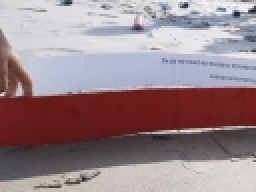
//> input picture AlgoritmosGeneticos/Pictures/c3/img_210.png, 128 x 96 px (shown 2 times larger)
$ ./main   (built with g++ and OpenCV 4)
//> lines starting //> are read from the running program, lines starting //| are printed output that depends on the picture
/*
 * Academic License - for use in teaching, academic research, and meeting
 * course requirements at degree granting institutions only.  Not for
 * government, commercial, or other organizational use.
 *
 * classifyImage.c
 *
 * Code generation for function 'classifyImage'
 *
 */

/* Include files */
#include "/home/agustin/Code/Matlab/ClasesDoc/AlgoritmosGeneticos/codegen/lib/classifyImage/detectObjectCPP/classifyImage.h"
#include <math.h>
#include <opencv2/opencv.hpp>
#include <stdio.h>
#include <stdlib.h>
#include <string.h>

using namespace std;
using namespace cv;

const double myNetwork[190] =
    {
        -0.000714517494493762, -0.382282751401072, -0.0651423257251430, 0.00210083436089171, 1.01435860524299, -1.63856350949947, -0.00595799496756799, -0.638022258613817, 0.00496265109841017, 1.56693870355804, 0.00111247315431267, -0.0114135689402448, 0.00903027706868129, -1.11059124229584, -3.04476846859938, 1.32550084029287, 1.94017066543415, -2.85510028850632, 0.00224556663986284, -0.799593831988099, 1.70314523758833, -0.000122058402210541, 0.000112373677409566, -0.883406860968865, 0.00219320674672233, 0.00319711321070062, 0.00653043525436664, -0.00782323256353990, -0.0220348897832777, -1.37760740210187, 0.743939547326502, -0.000264142451251041, -0.0101829159591027, 0.00146661194600747, -3.35811652101438, -0.00281563443310201, -2.71133495035006, -0.271235438413085, -0.645650352684419, -0.00335536482867785, 1.15337114516134, 0.00363556640357079, 0.00461256365729232, -1.40131470097624, -0.0407731639206119, 0.260533891827677, 0.00197765859870142, -1.21521427214198, -0.238976102269815, -0.0129560711443235, -1.03206504247154, 2.42178360311068, 0.000258393070897759, -0.00761303750041698, 0.00467613909228783, -1.54720252843334, -0.0202040942823233, -0.872959059950898, 0.00414499206160137, 1.27144001138401, -0.00457699413554704, 0.0127232799828312, -0.0159306461785079, 0.0226320841501821, 0.00196305383239475, -0.000149554687198621, -0.857559712120811, -0.159030716930868, -0.00900992278742376, -0.00923076602473342, -0.267968971291119, 0.000701356416319548, -0.0623720511422376, -0.0531701974857788, -0.0195231491541267, 0.0222815350331330, -0.0119577419673332, -0.000328428868794014, -0.0330256793865676, -3.31693037319439e-06, -1.58252937116903, 0.0582988443573022, -0.812580983373174, 0.00519475253066624, 0.644438691799240, -1.17236181163564, 0.405212481029474, 1.35609604934409, 0.705365402286983, -0.841228787943069, 0.0194676949868342, -1.57953696932469, 0.529788596486042, -0.00197929406849372, 1.26806929831159, -0.906498568205155, 0.473636754683785, -0.0776634914454591, -4.51134515619830e-05, 0.327082521342065, 2.81812128402619, -1.07452893234820, 0.661056107067874, 0.0338192406934121, 0.0204261117846353, 0.660990710100850, -0.709352106764142, -0.0441795617360916, 1.21929320956662, -0.000158578474069548, 1.05357097800438, 0.591368965234355, -0.00851089556871052, -0.0125029748702220, -0.242878105456532, -0.0402771168344066, 0.0799486386162004, -0.00345595218425734, -0.000457627954814431, -0.957707258246977, -0.00151861024891058, -0.787931894000903, 0.00695186356465840, -0.00160232252864808, 0.0131483386757690, 1.55020308741514, 0.400906597879831, 0.0317995655282348, 0.00106636092752605, 0.0351094871978930, -0.00840090845223394, -1.38933056339833, 1.02558469383700, -0.0726923392409117, -0.113636847891485, 0.0592029775036201, -0.843615024012117, -1.80906780713657, -1.25760020461805, 0.0607432946016296, 2.08037495667328, 3.95607722105619e-05, -6.16866371763030e-05, -0.000941241712663057, -0.303110267152517, 0.239032794356834, -3.15466733891067, 0.0641093791614267, -0.00512864654571240, 1.22227242351378, 1.25056870410901, 0.00497430301689734, -0.000581467249393908, -0.517395898959843, -0.215707191939006, 0.00204090309260518, 0.0165212553359181, 8.29650816001296e-05, -0.0521483447046643, 0.129922461892052, 1.54363972354499, 1.24791691192413, 0.508954874636231, -0.464677695499374, 0.868523184101042, -0.784082039938669, 1.09278953421195, -0.756139464316385, -0.330297192329072, 0.970297820612084, -0.765826113607305, 0.990927259488444, -0.524420177795245, -0.0181310372137045, 0.866890848757905, 0.841473253608118, -0.000191214243908648, -9.30676023464940e-07, 1.02765236171400, 5.31516032886057e-05, 0.237365940553492, -1.68379949145173, -0.000416461513431278, 0.000170778891412622, -2.90288711483971, 0.418576225317532, 1.99996972617009, 1.68389865350527, -1.76419451181903, 0.960760317621250};

/* Function Definitions */
double classifyImage(const unsigned char myImage[7500]) {
    double x[7500];
    double b_myNetwork[160];
    double pp[16];
    double b_v5_tmp;
    double v5;
    double v6;
    double v7;
    int b_v1;
    int b_v2;
    int v1;
    int v2;
    int v3;
    int v5_tmp;
    int v5_tmp_tmp;
    int v8;
    for (v8 = 0; v8 < 7500; v8++) {
        x[v8] = (double)myImage[v8] / 255.0 - 0.5;
    }
    /* variables */
    /* init stage 1 */
    for (v1 = 0; v1 < 23; v1++) {
        b_v1 = (v1 << 1) + 2;
        for (v2 = 0; v2 < 23; v2++) {
            b_v2 = (v2 << 1) + 2;
            v5 = 0.0;
            v6 = 0.0;
            v7 = 0.0;
            v8 = 181;
            /* for v3 = 1:maskH */
            /* for v4 = 1:maskW */
            for (v3 = 0; v3 < 3; v3++) {
                v5_tmp_tmp = b_v1 + v3;
                v5_tmp = v5_tmp_tmp + 50 * (b_v2 - 1);
                v5 += x[v5_tmp - 1] * myNetwork[v8];
                v6 += x[v5_tmp + 2499] * myNetwork[v8];
                v7 += x[v5_tmp + 4999] * myNetwork[v8];
                v5_tmp = v5_tmp_tmp + 50 * b_v2;
                b_v5_tmp = myNetwork[v8 + 1];
                v5 += x[v5_tmp - 1] * b_v5_tmp;
                v6 += x[v5_tmp + 2499] * b_v5_tmp;
                v7 += x[v5_tmp + 4999] * b_v5_tmp;
                v5_tmp = v5_tmp_tmp + 50 * (b_v2 + 1);
                b_v5_tmp = myNetwork[v8 + 2];
                v5 += x[v5_tmp - 1] * b_v5_tmp;
                v6 += x[v5_tmp + 2499] * b_v5_tmp;
                v7 += x[v5_tmp + 4999] * b_v5_tmp;
                v8 += 3;
            }
            v8 = b_v1 + 50 * b_v2;
            x[v8] = v5;
            x[v8 + 2500] = v6;
            x[v8 + 5000] = v7;
        }
    }
    /* tabla de 4 x 4 */
    memset(&pp[0], 0, 16U * sizeof(double));
    v8 = 0;
    for (v1 = 0; v1 < 4; v1++) {
        b_v1 = v1 * 12;
        for (v2 = 0; v2 < 4; v2++) {
            b_v2 = v2 * 12;
            v5 = x[b_v1 + 50 * b_v2];
            for (v3 = 2; v3 < 433; v3++) {
                v5 += x[((b_v1 + (v3 - 1) % 12) + 50 * (b_v2 + (v3 - 1) / 12 % 12)) +
                        2500 * ((v3 - 1) / 144)];
            }
            pp[v8 + v2] = v5;
        }
        v8 += 4;
    }
    /*  end stage 1 */
    for (v8 = 0; v8 < 16; v8++) {
        pp[v8] *= 0.01;
    }
    memcpy(&b_myNetwork[0], &myNetwork[0], 160U * sizeof(double));
    v5 = 0.0;
    for (v3 = 0; v3 < 10; v3++) {
        v6 = 0.0;
        for (v8 = 0; v8 < 16; v8++) {
            v6 += b_myNetwork[v3 + 10 * v8] * pp[v8];
        }
        v5 +=
            myNetwork[v3 + 160] * (1.0 / (exp(-(v6 + myNetwork[v3 + 170])) + 1.0));
    }
    return v5 + myNetwork[180];
}

int main() {
    Mat image;
    image = imread("/home/agustin/Code/Matlab/ClasesDoc/AlgoritmosGeneticos/Pictures/c3/img_210.png");
//> image is the input picture: 96 rows x 128 cols, CV_8UC3; mean B, G, R 139.1, 133.5, 152.9
    if (!image.data) {
        printf("No image data \n");
        return -1;
    }
    namedWindow("Display Image", WINDOW_AUTOSIZE);
    imshow("Display Image", image);
    waitKey(0);

    resize(image, image, Size(50, 50));
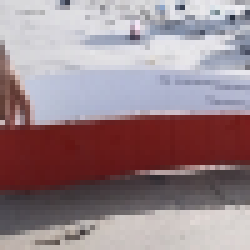
//> image: 50 rows x 50 cols, CV_8UC3 (shown 5 times larger); mean B, G, R 139.1, 133.4, 152.8

    // Cambiar a formato MATLAB
    unsigned char myImageVector[7500];
    int contador = 0;
    for (int i = 0; i < 50; i++) {
        for (int j = 0; j < 50; j++) {
            myImageVector[contador] = image.at<cv::Vec3b>(j, i)[2];
            contador++;
        }
    }
//> this loop made 50 passes
//> contador on passes 1 to 12: 50, 100, 150, 200, 250, 300, 350, 400, 450, 500, 550, 600
//> after the loop, myImageVector = 7500 values, max 247 at index 1355, min 0 at index 2500, mean 50.93; contador = 2500
    for (int i = 0; i < 50; i++) {
        for (int j = 0; j < 50; j++) {
            myImageVector[contador] = image.at<cv::Vec3b>(j, i)[1];
            contador++;
        }
    }
//> this loop made 50 passes
//> contador on passes 1 to 12: 2550, 2600, 2650, 2700, 2750, 2800, 2850, 2900, 2950, 3000, 3050, 3100
//> after the loop, myImageVector = 7500 values, max 247 at index 1355, min 0 at index 5000, mean 95.4; contador = 5000
    for (int i = 0; i < 50; i++) {
        for (int j = 0; j < 50; j++) {
            myImageVector[contador] = image.at<cv::Vec3b>(j, i)[0];
            contador++;
        }
    }
//> this loop made 50 passes
//> contador on passes 1 to 12: 5050, 5100, 5150, 5200, 5250, 5300, 5350, 5400, 5450, 5500, 5550, 5600
//> after the loop, myImageVector = 7500 values, max 247 at index 1355, min 19 at index 5729, mean 141.8; contador = 7500

    double y = classifyImage(myImageVector);
//> after the loop in classifyImage, `for (v8 = 0; v8 < 7500; v8++)`: x = 7500 values, max 0.469 at index 1355, min -0.425 at index 5729, mean 0.0559
//> the loop in classifyImage, `for (v1 = 0; v1 < 23; v1++)` made 23 passes
//> (v5, v6, v7, v8, v5_tmp_tmp) on passes 1 to 12: (0.047, -0.000732, -0.0422, 2302, 4), (0.187, 0.107, -0.0246, 2304, 6), (-0.223, -0.222, -0.362, 2306, 8), (-0.654, -0.632, -0.563, 2308, 10), (-0.522, -0.483, -0.462, 2310, 12), (-0.128, -0.189, -0.329, 2312, 14), (-0.258, -0.281, -0.366, 2314, 16), (-0.434, -0.449, -0.529, 2316, 18), (-0.00265, 0.00228, -0.159, 2318, 20), (-0.121, -0.174, -0.3, 2320, 22), (-0.541, -0.744, -0.93, 2322, 24), (0.00669, 0.349, 0.327, 2324, 26)
//> after the loop in classifyImage, `for (v1 = 0; v1 < 23; v1++)`: b_v2 = 46; v5 = -0.42; v6 = -0.405; v7 = -0.386; v8 = 2346; v5_tmp_tmp = 48; x = 7500 values, max 1.74 at index 5218, min -1.82 at index 5224, mean 0.0372
//> the loop in classifyImage, `for (v1 = 0; v1 < 4; v1++)` made 4 passes
//> v5 on passes 1 to 4: 55.07, 11.75, -46.5, 41.23
//> after the loop in classifyImage, `for (v1 = 0; v1 < 4; v1++)`: b_v2 = 36; v5 = 41.23; pp = [83.01, 68.77, 60.46, 55.07, 37.88, 40.64, 21.81, 11.75, -69.57, -72.86, -50.97, -46.5, -21.62, 5.66, 29.15, 41.23]; v8 = 16
//> the loop in classifyImage, `for (v8 = 0; v8 < 16; v8++)` made 16 passes
//> the loop in classifyImage, `for (v3 = 0; v3 < 10; v3++)` made 10 passes
//> (v6, v5) on passes 1 to 10: (1.71, 1.11), (2.14, 2.31), (-0.16, 2.48), (-2.06, 2.43), (-4.57, 2.45), (-0.0791, 1.91), (-1.71, 2.08), (-4.45, 2.07), (-1.66, 1.96), (1.62, 2.77)
//> after the loop in classifyImage, `for (v3 = 0; v3 < 10; v3++)`: v6 = 1.62; v5 = 2.77
//> y = 3
    printf("%f\n", y);
//| 3.004192
    return 0;
}

/* End of code generation (classifyImage.c) */

$ run again, with AlgoritmosGeneticos/Pictures/c3/img_211.png copied over AlgoritmosGeneticos/Pictures/c3/img_210.png
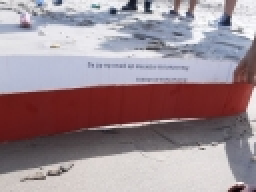
//> input picture AlgoritmosGeneticos/Pictures/c3/img_211.png, 128 x 96 px (shown 2 times larger)
//> image is the input picture: 96 rows x 128 cols, CV_8UC3; mean B, G, R 146.9, 140.3, 157.1
//> `resize(image, image, Size(50, 50));`:
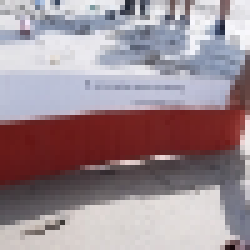
//> image: 50 rows x 50 cols, CV_8UC3 (shown 5 times larger); mean B, G, R 146.9, 140.3, 157
//> the loop `for (int i = 0; i < 50; i++)` made 50 passes
//> contador on passes 1 to 8: 50, 100, 150, 200, 250, 300, 350, 400
//> after the loop `for (int i = 0; i < 50; i++)`: myImageVector = 7500 values, max 250 at index 2356, min 0 at index 2500, mean 52.34; contador = 2500
//> the loop `for (int i = 0; i < 50; i++)` made 50 passes
//> contador on passes 1 to 8: 2550, 2600, 2650, 2700, 2750, 2800, 2850, 2900
//> after the loop `for (int i = 0; i < 50; i++)`: myImageVector = 7500 values, max 250 at index 2356, min 0 at index 5000, mean 99.09; contador = 5000
//> the loop `for (int i = 0; i < 50; i++)` made 50 passes
//> contador on passes 1 to 8: 5050, 5100, 5150, 5200, 5250, 5300, 5350, 5400
//> after the loop `for (int i = 0; i < 50; i++)`: myImageVector = 7500 values, max 253 at index 6904, min 7 at index 4849, mean 148.1; contador = 7500
//> after the loop in classifyImage, `for (v8 = 0; v8 < 7500; v8++)`: x = 7500 values, max 0.492 at index 6904, min -0.473 at index 4849, mean 0.0806
//> the loop in classifyImage, `for (v1 = 0; v1 < 23; v1++)` made 23 passes
//> (v5, v6, v7, v8, v5_tmp_tmp) on passes 1 to 8: (0.902, 1.17, 1.2, 2302, 4), (-0.391, -0.32, -0.319, 2304, 6), (-0.379, -0.379, -0.443, 2306, 8), (-0.82, -0.825, -0.888, 2308, 10), (-0.324, -0.404, -0.545, 2310, 12), (-0.148, -0.196, -0.326, 2312, 14), (0.185, -0.0268, -0.237, 2314, 16), (-0.595, -0.788, -1.05, 2316, 18)
//> after the loop in classifyImage, `for (v1 = 0; v1 < 23; v1++)`: b_v2 = 46; v5 = -1.11; v6 = -1.07; v7 = -1.02; v8 = 2346; v5_tmp_tmp = 48; x = 7500 values, max 2.24 at index 2206, min -1.74 at index 2104, mean 0.0507
//> the loop in classifyImage, `for (v1 = 0; v1 < 4; v1++)` made 4 passes
//> v5 on passes 1 to 4: 64.67, -13.17, -29.39, 40.97
//> after the loop in classifyImage, `for (v1 = 0; v1 < 4; v1++)`: b_v2 = 36; v5 = 40.97; pp = [75.68, 60.93, 21.06, 64.67, 55.82, 17.02, 7.61, -13.17, -80.59, -46.03, -37.71, -29.39, 5.93, 54.05, 63.97, 40.97]; v8 = 16
//> the loop in classifyImage, `for (v8 = 0; v8 < 16; v8++)` made 16 passes
//> the loop in classifyImage, `for (v3 = 0; v3 < 10; v3++)` made 10 passes
//> (v6, v5) on passes 1 to 8: (3.08, 1.4), (0.234, 2.37), (0.678, 2.64), (-1.9, 2.58), (-4.66, 2.6), (0.848, 1.94), (-3.38, 1.98), (-5.21, 1.97)
//> after the loop in classifyImage, `for (v3 = 0; v3 < 10; v3++)`: v6 = 2.29; v5 = 2.78
//> y = 3.02
//| 3.017498

$ run again, with AlgoritmosGeneticos/Pictures/c3/img_212.png copied over AlgoritmosGeneticos/Pictures/c3/img_210.png
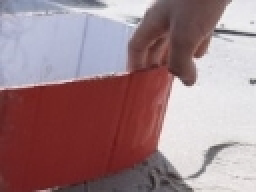
//> input picture AlgoritmosGeneticos/Pictures/c3/img_212.png, 128 x 96 px (shown 2 times larger)
//> image is the input picture: 96 rows x 128 cols, CV_8UC3; mean B, G, R 133, 128.2, 158
//> `resize(image, image, Size(50, 50));`:
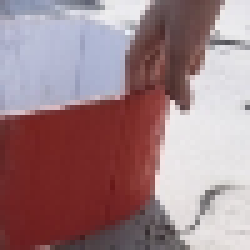
//> image: 50 rows x 50 cols, CV_8UC3 (shown 5 times larger); mean B, G, R 133, 128.2, 158
//> the loop `for (int i = 0; i < 50; i++)` made 50 passes
//> contador on passes 1 to 8: 50, 100, 150, 200, 250, 300, 350, 400
//> after the loop `for (int i = 0; i < 50; i++)`: myImageVector = 7500 values, max 249 at index 1585, min 0 at index 2500, mean 52.67; contador = 2500
//> the loop `for (int i = 0; i < 50; i++)` made 50 passes
//> contador on passes 1 to 8: 2550, 2600, 2650, 2700, 2750, 2800, 2850, 2900
//> after the loop `for (int i = 0; i < 50; i++)`: myImageVector = 7500 values, max 249 at index 1585, min 0 at index 5000, mean 95.41; contador = 5000
//> the loop `for (int i = 0; i < 50; i++)` made 50 passes
//> contador on passes 1 to 8: 5050, 5100, 5150, 5200, 5250, 5300, 5350, 5400
//> after the loop `for (int i = 0; i < 50; i++)`: myImageVector = 7500 values, max 249 at index 1585, min 24 at index 3637, mean 139.7; contador = 7500
//> after the loop in classifyImage, `for (v8 = 0; v8 < 7500; v8++)`: x = 7500 values, max 0.476 at index 1585, min -0.406 at index 3637, mean 0.048
//> the loop in classifyImage, `for (v1 = 0; v1 < 23; v1++)` made 23 passes
//> (v5, v6, v7, v8, v5_tmp_tmp) on passes 1 to 8: (-0.525, -0.517, -0.483, 2302, 4), (-0.534, -0.519, -0.582, 2304, 6), (-0.571, -0.571, -0.566, 2306, 8), (0.105, 0.103, 0.0783, 2308, 10), (-0.197, -0.195, -0.257, 2310, 12), (-0.465, -0.453, -0.509, 2312, 14), (-0.516, -0.51, -0.536, 2314, 16), (-0.488, -0.483, -0.515, 2316, 18)
//> after the loop in classifyImage, `for (v1 = 0; v1 < 23; v1++)`: b_v2 = 46; v5 = -0.483; v6 = -0.466; v7 = -0.459; v8 = 2346; v5_tmp_tmp = 48; x = 7500 values, max 2.05 at index 6538, min -1.74 at index 6306, mean 0.0391
//> the loop in classifyImage, `for (v1 = 0; v1 < 4; v1++)` made 4 passes
//> v5 on passes 1 to 4: 47.11, 93.39, 73.61, 59.26
//> after the loop in classifyImage, `for (v1 = 0; v1 < 4; v1++)`: b_v2 = 36; v5 = 59.26; pp = [58.13, 60.21, -34.01, 47.11, 24.49, -5.01, -37.24, 93.39, -59.04, -44.5, 49.92, 73.61, -59.81, -46.09, 23.67, 59.26]; v8 = 16
//> the loop in classifyImage, `for (v8 = 0; v8 < 16; v8++)` made 16 passes
//> the loop in classifyImage, `for (v3 = 0; v3 < 10; v3++)` made 10 passes
//> (v6, v5) on passes 1 to 8: (4.2, 1.5), (1.33, 2.63), (0.00214, 2.82), (-1.03, 2.7), (-4.12, 2.73), (0.505, 2.11), (-1.14, 2.38), (-2.37, 2.31)
//> after the loop in classifyImage, `for (v3 = 0; v3 < 10; v3++)`: v6 = 0.796; v5 = 2.72
//> y = 2.95
//| 2.953272

$ run again, with AlgoritmosGeneticos/Pictures/c3/img_213.png copied over AlgoritmosGeneticos/Pictures/c3/img_210.png
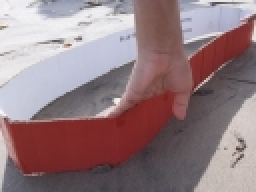
//> input picture AlgoritmosGeneticos/Pictures/c3/img_213.png, 128 x 96 px (shown 2 times larger)
//> image is the input picture: 96 rows x 128 cols, CV_8UC3; mean B, G, R 127.9, 123.8, 147.1
//> `resize(image, image, Size(50, 50));`:
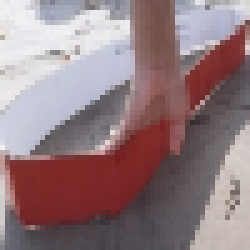
//> image: 50 rows x 50 cols, CV_8UC3 (shown 5 times larger); mean B, G, R 127.7, 123.6, 146.9
//> the loop `for (int i = 0; i < 50; i++)` made 50 passes
//> contador on passes 1 to 8: 50, 100, 150, 200, 250, 300, 350, 400
//> after the loop `for (int i = 0; i < 50; i++)`: myImageVector = 7500 values, max 243 at index 656, min 0 at index 2500, mean 48.97; contador = 2500
//> the loop `for (int i = 0; i < 50; i++)` made 50 passes
//> contador on passes 1 to 8: 2550, 2600, 2650, 2700, 2750, 2800, 2850, 2900
//> after the loop `for (int i = 0; i < 50; i++)`: myImageVector = 7500 values, max 243 at index 656, min 0 at index 5000, mean 90.16; contador = 5000
//> the loop `for (int i = 0; i < 50; i++)` made 50 passes
//> contador on passes 1 to 8: 5050, 5100, 5150, 5200, 5250, 5300, 5350, 5400
//> after the loop `for (int i = 0; i < 50; i++)`: myImageVector = 7500 values, max 245 at index 5656, min 28 at index 6181, mean 132.7; contador = 7500
//> after the loop in classifyImage, `for (v8 = 0; v8 < 7500; v8++)`: x = 7500 values, max 0.461 at index 5656, min -0.39 at index 6181, mean 0.0205
//> the loop in classifyImage, `for (v1 = 0; v1 < 23; v1++)` made 23 passes
//> (v5, v6, v7, v8, v5_tmp_tmp) on passes 1 to 8: (-0.223, -0.177, -0.219, 2302, 4), (-0.264, -0.404, -0.608, 2304, 6), (-0.229, -0.788, -1.12, 2306, 8), (-0.352, -0.295, -0.397, 2308, 10), (0.0549, 0.465, 0.491, 2310, 12), (-0.0733, 0.447, 0.473, 2312, 14), (-0.13, 0.683, 0.717, 2314, 16), (0.182, 0.421, 0.443, 2316, 18)
//> after the loop in classifyImage, `for (v1 = 0; v1 < 23; v1++)`: b_v2 = 46; v5 = -0.316; v6 = -0.267; v7 = -0.245; v8 = 2346; v5_tmp_tmp = 48; x = 7500 values, max 1.45 at index 6704, min -2.01 at index 7208, mean 0.00743
//> the loop in classifyImage, `for (v1 = 0; v1 < 4; v1++)` made 4 passes
//> v5 on passes 1 to 4: 18.1, -37.81, 15.43, 36.2
//> after the loop in classifyImage, `for (v1 = 0; v1 < 4; v1++)`: b_v2 = 36; v5 = 36.2; pp = [87.93, 64.46, -8.68, 18.1, 71.8, 12.25, -19.56, -37.81, -10.88, -27.74, -44.9, 15.43, -37.78, -43.66, -30.24, 36.2]; v8 = 16
//> the loop in classifyImage, `for (v8 = 0; v8 < 16; v8++)` made 16 passes
//> the loop in classifyImage, `for (v3 = 0; v3 < 10; v3++)` made 10 passes
//> (v6, v5) on passes 1 to 8: (-0.317, 0.39), (1.86, 1.57), (-0.83, 1.67), (-1.8, 1.61), (-2.11, 1.8), (-1.21, 1.48), (2.26, 2.47), (-2.75, 2.43)
//> after the loop in classifyImage, `for (v3 = 0; v3 < 10; v3++)`: v6 = 0.62; v5 = 2.84
//> y = 3.08
//| 3.076409
